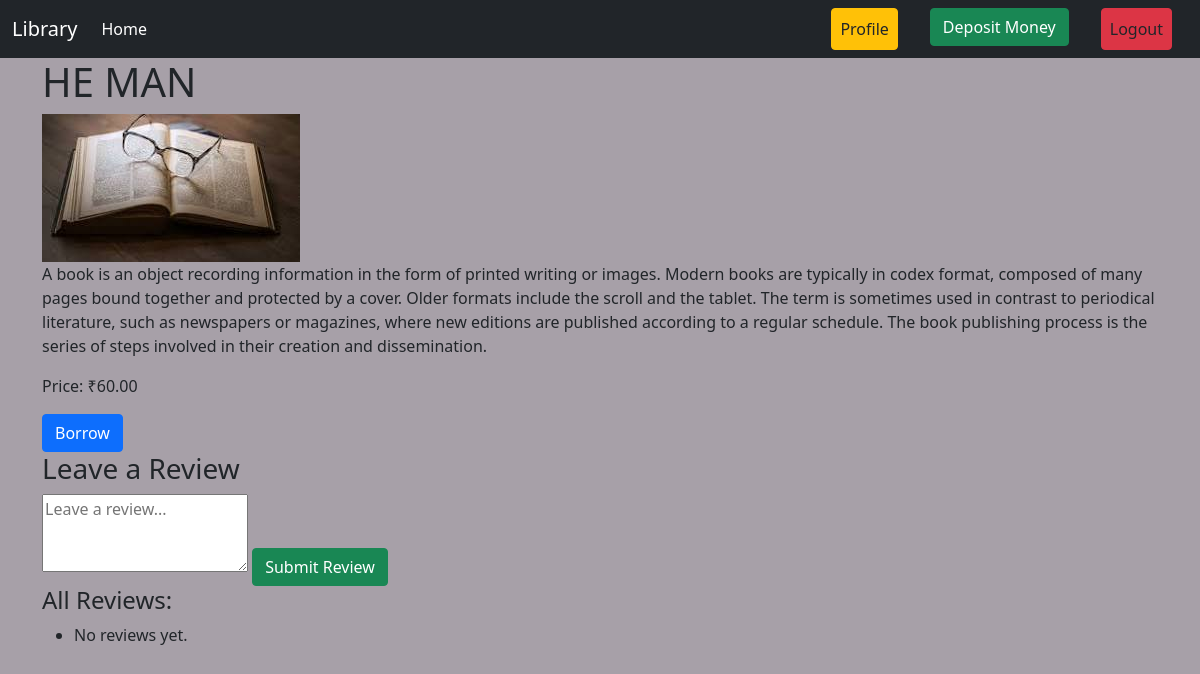
The app's page /library/book/4/ (signed in) with its own data.
### library/models.py (models this page shows, shortened)
class Books(models.Model):
    title = models.CharField(max_length=200)
    description = models.TextField()
    author = models.ForeignKey(User, on_delete=models.CASCADE, default=1)
    image = models.ImageField(upload_to='uploads/',blank=True, null= True)
    borrowing_price = models.DecimalField(max_digits=10, decimal_places=2)
    category = models.ForeignKey(Category, on_delete=models.CASCADE,related_name="books")

### library/views.py (the view)
# urls.py: path('book/<int:book_id>/', views.book_details, name='book_detail'),
@login_required
def book_details(request, book_id):
    book = get_object_or_404(Books, id=book_id)
    reviews = Review.objects.filter(book=book)
    if request.method == 'POST':
        review_text = request.POST.get('review')
        if request.user.is_authenticated and review_text:
            Review.objects.create(user=request.user, book=book, text=review_text)
    return render(request, 'book_detail.html', {'book': book, 'reviews': reviews})

### library/templates/book_detail.html (shortened to what this page needs)
{% extends 'base.html' %}
{% load static %}
{% block content %}
<div class="container">
    <h1>{{ book.title }}</h1>
    <img src="{{ book.image.url }}" alt="{{ book.title }}" class="img-fluid">
    <p>{{ book.description }}</p>
    <p>Price: ₹{{ book.borrowing_price }}</p>
    {% if user.is_authenticated %}
    <a href="{% url 'borrow_book' book.id %}" class="btn btn-primary">Borrow</a>
    {% endif %}
    <h3>Leave a Review</h3>
    <form method="POST">
        <textarea name="review" rows="3" placeholder="Leave a review..."></textarea>
        <button type="submit" class="btn btn-success">Submit Review</button>
    </form>
    <h4>All Reviews:</h4>
    <ul>
        {% for review in reviews %}
            <li><strong>{{ review.user.username }}:</strong> {{ review.text }} <em>({{ review.created_at|date:"Y-m-d H:i" }})</em></li>
        {% empty %}
            <li>No reviews yet.</li>
        {% endfor %}
    </ul>
</div>
{% endblock %}

### records on screen
Books: title "HE MAN", image (picture), description "A book is an object recording information in the form of printed writing or images. Modern books are typically in codex format, composed of many pages bound together and protected by a cover. Older formats include the scroll and the tablet. The term is sometimes used in contrast to periodical literature, such as newspapers or magazines, where new editions are published according to a regular schedule. The book publishing process is the series of steps involved in their creation and dissemination.", borrowing_price "60.00"
